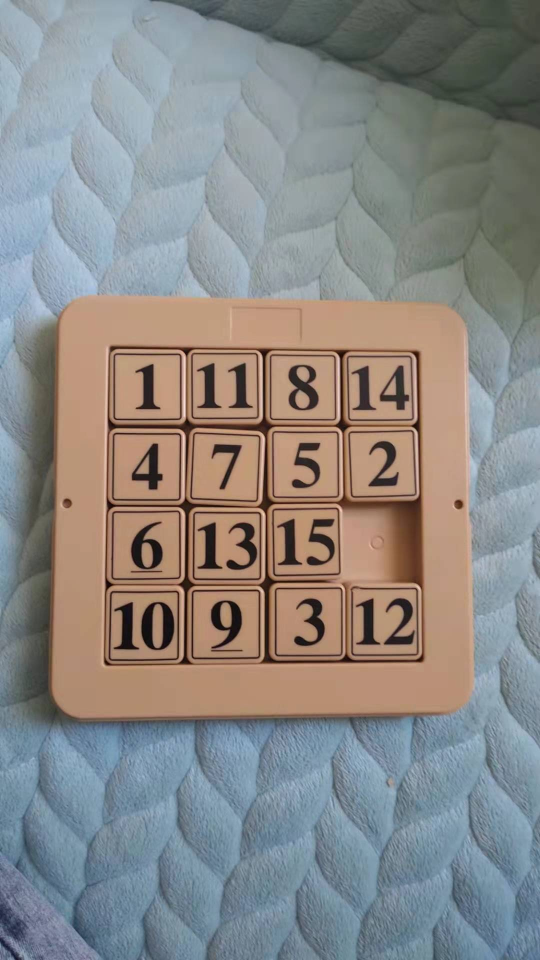
//> input picture z_opencv/h2.jpg, 1080 x 1920 px (shown at 1/2 size)
$ ./demo_sift   (built with g++ and OpenCV 4)
//> lines starting //> are read from the running program, lines starting //| are printed output that depends on the picture
### z_opencv/CvUtils.h
#pragma once
#include <opencv2/opencv.hpp>
#include <iostream>


class CvUtils
{
public:
	//显示窗口设置
    //参数  img 显示的图像源，
    //      winname 显示的窗口名称,
    //      pointx  显示的坐标x
    //      pointy  显示的坐标y
	static void SetShowWindow(cv::Mat img, std::string winname, int pointx, int pointy);

    //设置图像显示大小，根据设置的默认最大宽高度，超出的话自动进行缩放
    //参数  frame  源图像
    //      maxwidth 默认的最大宽度
    //      maxheight 默认的最大高度
    static void MatResize(cv::Mat& frame, int maxwidth = 800, int maxheight = 600);

    //vecpt和vecpt2f转换
    static std::vector<cv::Point> Pt2fsToPts(std::vector<cv::Point2f>& vecpt2f);
    static std::vector<cv::Point2f> PtsToPt2fs(std::vector<cv::Point>& vecpt);


    //求图像像素值的中位数
    static int GetMatMidVal(cv::Mat& img);

    //大津法返回阈值
    static int GetMatOTSU(cv::Mat& img);

    //求图像自动阈值的最小最大数
    //calctype 0-中位数  1-大津法求阈值
    static void GetMatMinMaxThreshold(cv::Mat& img, int& minval, int& maxval,
        int calctype = 0, float sigma = 0.5);


    //根据中心点找四角最远的点
    static void GetRectPoints(cv::Point2f vetPoints[], cv::Point2f center, std::vector<cv::Point> convex);
    //根据最小矩形点找最近的四边形点
    static void GetPointsFromRect(cv::Point2f vetPoints[], cv::Point2f rectPoints[], std::vector<cv::Point> convex);

    //采用重新定义点做直线拟合后找到的对应点
    static void GetPointsFromFitline(cv::Point2f newPoints[], cv::Point2f vetPoints[], cv::Point2f rectPoints[], float dist = 15.0f);

    //求两条直线的交点
    static cv::Point2f GetCrossPoint(cv::Vec4f Line1, cv::Vec4f Line2);

    //检测旋转矩形是否超出图像边界
    static bool CheckRectBorder(cv::Mat& img, cv::RotatedRect rect);

    //排序旋转矩形坐标点
    static void SortRotatedRectPoints(cv::Point2f vetPoints[], cv::RotatedRect rect, int flag = 0);

    //计算距离
    static float CalcPointDistance(cv::Point2f point1, cv::Point2f point2);

    //计算夹角
    static double CalcAngle(cv::Point pt1, cv::Point pt2, cv::Point pt0);
};

### z_opencv/CvUtils.cpp
#include "CvUtils.h"

void CvUtils::SetShowWindow(cv::Mat img, std::string winname, int pointx, int pointy)
{
	//设置显示窗口
	cv::namedWindow(winname, cv::WindowFlags::WINDOW_NORMAL);
	//设置图像显示大小
	resizeWindow(winname, img.size());
	//设置图像显示位置
	cv::moveWindow(winname, pointx, pointy);
}

void CvUtils::MatResize(cv::Mat& frame, int maxwidth, int maxheight)
{
	double scale;
	//判断图像是水平还是垂直
	bool isHorizontal = frame.cols > frame.rows ? true : false;

	//根据水平还是垂直计算缩放
	if (isHorizontal) {
		if (frame.cols > maxwidth) {
			scale = (double)maxwidth / frame.cols;
			resize(frame, frame, cv::Size(0, 0), scale, scale);
		}
	}
	else {
		if (frame.rows > maxheight) {
			scale = (double)maxheight / frame.rows;
			resize(frame, frame, cv::Size(0, 0), scale, scale);
		}
	}
}

// [410 lines left out: functions Pt2fsToPts, PtsToPt2fs, GetMatMidVal, GetMatOTSU, GetMatMinMaxThreshold, GetRectPoints and 7 more, not called in this run]

### z_opencv/demo_sift.cpp
#include<iostream>
#include<opencv2/opencv.hpp>
#include"CvUtils.h"


using namespace std;
using namespace cv;


int main(int argc, char** argv) {
    string path1 = "/home/liuxh/code/islam/z_opencv/h2.jpg";
    string path2 = "/home/liuxh/code/islam/z_opencv/h3.jpg";

    Mat src = imread(path1);
//> src is the input picture: 1920 rows x 1080 cols, CV_8UC3; mean B, G, R 134.1, 136.1, 137.4
    CvUtils::MatResize(src);
//> in MatResize, `resize(frame, frame, cv::Size(0, 0), scale, scale);`:
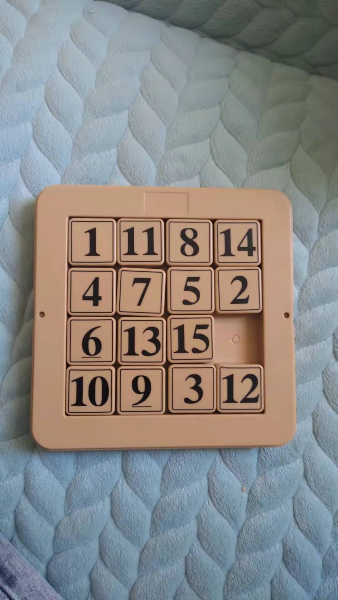
//> frame: 600 rows x 338 cols, CV_8UC3; mean B, G, R 134, 136, 137.3
    CvUtils::SetShowWindow(src, "src", 10, 20);
    imshow("src", src);


    Mat src2 = imread(path2);
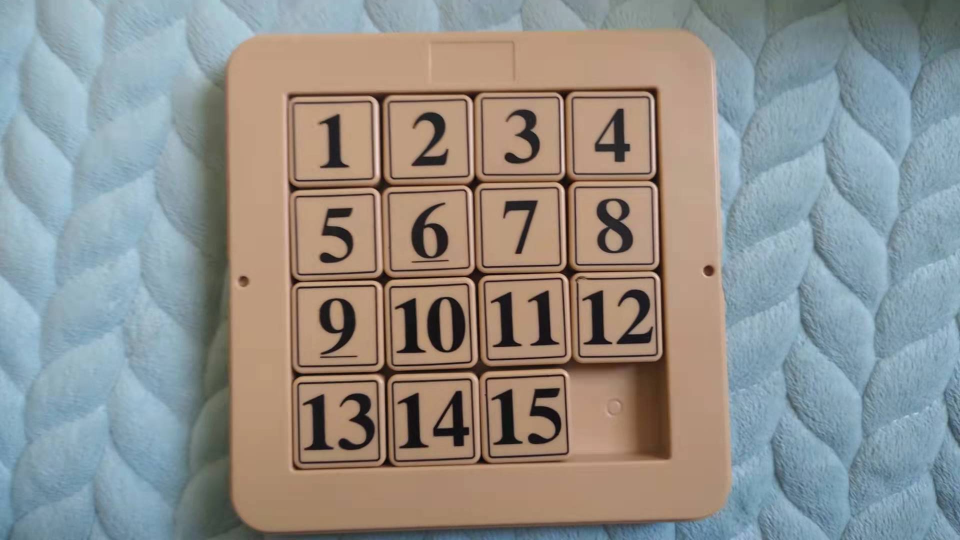
//> input picture z_opencv/h3.jpg, 1920 x 1080 px (shown at 1/2 size)
//> src2 is the input picture: 1080 rows x 1920 cols, CV_8UC3; mean B, G, R 140.1, 143.9, 144.9
    CvUtils::MatResize(src2);
//> call 2 of MatResize, with maxwidth = 800, maxheight = 600
//> in MatResize (call 2), `resize(frame, frame, cv::Size(0, 0), scale, scale);`:
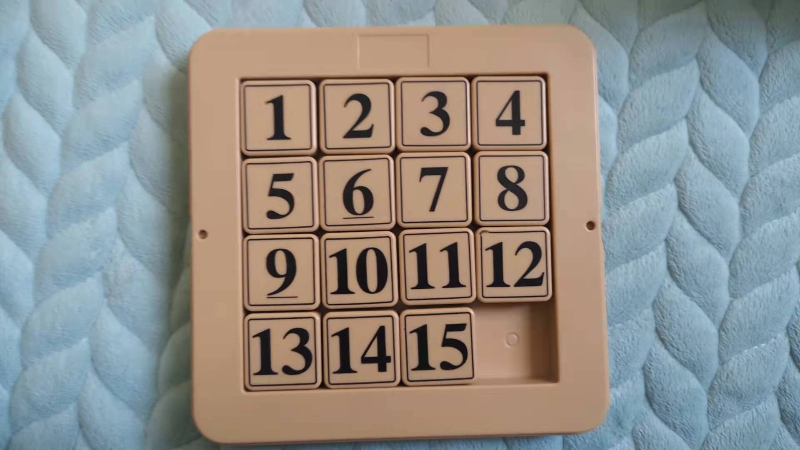
//> frame: 450 rows x 800 cols, CV_8UC3; mean B, G, R 140.1, 143.8, 144.9
    CvUtils::SetShowWindow(src2, "src2", 300, 20);
    imshow("src2", src2);


    //定义Sift的基本参数
    int numFeatures = 500;
    //创建detector存放到KeyPoints中
    Ptr<SIFT> detector = SIFT::create(numFeatures);
    vector<KeyPoint> keypoints, keypoints2;
    detector->detect(src, keypoints);
//> keypoints = 426 keypoints; strongest (x, y, size): (145, 353, 4.1), (68, 365, 2.8), (187, 400, 4.1), (186, 302, 4.1)
    detector->detect(src2, keypoints2);
//> keypoints2 = 500 keypoints; strongest (x, y, size): (272, 215, 6.6), (425, 131, 6.4), (591, 225, 5.8), (287, 370, 6.5)
    //打印Keypoints
    cout << "Keypoints:" << keypoints.size() << endl;
//| Keypoints:426
    cout << "Keypoints2:" << keypoints2.size() << endl;
//| Keypoints2:500


    Mat drawsrc, drawsrc2;
    drawKeypoints(src, keypoints, drawsrc);
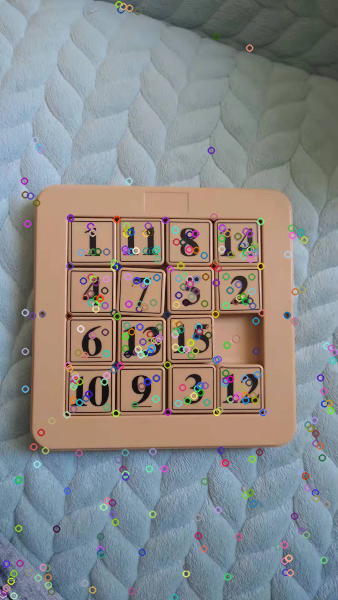
//> drawsrc: 600 rows x 338 cols, CV_8UC3; mean B, G, R 135, 136.5, 137.4
    CvUtils::SetShowWindow(drawsrc, "drawsrc", 10, 20);
    imshow("drawsrc", drawsrc);
    drawKeypoints(src2, keypoints2, drawsrc2);
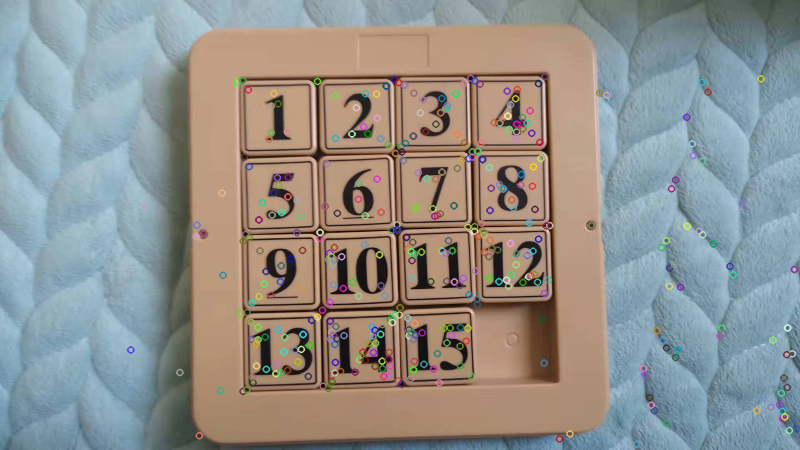
//> drawsrc2: 450 rows x 800 cols, CV_8UC3; mean B, G, R 140.7, 144.3, 144.9
    CvUtils::SetShowWindow(drawsrc2, "drawsrc2", 300, 20);
    imshow("drawsrc2", drawsrc2);


    //计算特征点描述符,特征向量提取
    Mat dstSIFT, dstSIFT2;
    Ptr<SiftDescriptorExtractor> descriptor = SiftDescriptorExtractor::create();
    descriptor->compute(src, keypoints, dstSIFT);
    descriptor->compute(src2, keypoints2, dstSIFT2);
    cout << dstSIFT.cols << endl;
//| 128
    cout << dstSIFT2.rows << endl;
//| 500


    //进行BFMatch暴力匹配
    BFMatcher matcher(NORM_L2);
    //定义匹配结果变量
    vector<DMatch> matches;
    //实现描述符之间的匹配
    matcher.match(dstSIFT, dstSIFT2, matches);
//> matches = 426 matches


    //定义向量距离的最大值与最小值
    double max_dist = 0;
    double min_dist = 1000;
    for (int i = 1; i < dstSIFT.rows; ++i)
    {
        //通过循环更新距离，距离越小越匹配
        double dist = matches[i].distance;
        if (dist > max_dist)
            max_dist = dist;
        if (dist < min_dist)
            min_dist = dist;
    }
//> this loop made 425 passes
//> (dist, max_dist, min_dist) on pass 1: (267.2, 267.2, 267.2)
//> (dist, min_dist) on passes 2, 14, 24, 28, 40, 46: (265.3, 265.3), (182.5, 182.5), (182.4, 182.4), (140.1, 140.1), (75.29, 75.29), (70.14, 70.14)
//> after the loop, max_dist = 442.5; min_dist = 32.88
    cout << "min_dist=" << min_dist << endl;
//| min_dist=32.8786
    cout << "max_dist=" << max_dist << endl;
//| max_dist=442.45
    //匹配结果筛选
    vector<DMatch> goodMatches;
    for (int i = 0; i < matches.size(); ++i)
    {
        double dist = matches[i].distance;
        if (dist < 2 * min_dist)
            goodMatches.push_back(matches[i]);
    }
//> this loop made 426 passes
//> dist on passes 1 to 3: 219.6, 267.2, 265.3
    cout << "goodMatches:" << goodMatches.size() << endl;
//| goodMatches:40


    Mat result;
    //匹配特征点天蓝色，单一特征点颜色随机
    drawMatches(src, keypoints, src2, keypoints2, goodMatches, result,
                Scalar(255, 255, 0), Scalar::all(-1));
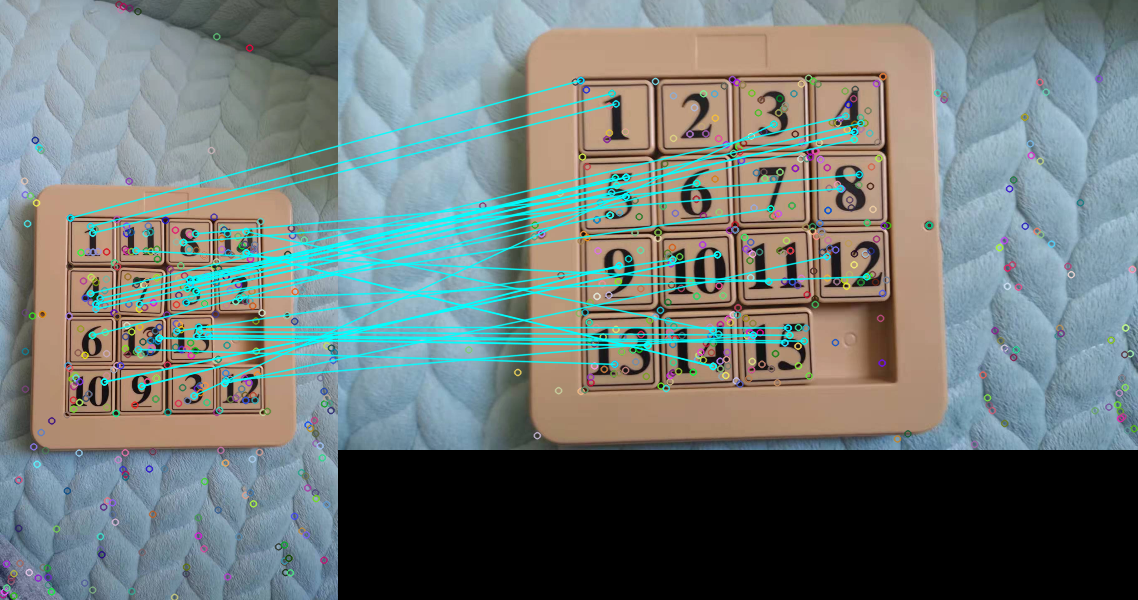
//> result: 600 rows x 1138 cols, CV_8UC3; mean B, G, R 119, 121.1, 111.5
    CvUtils::SetShowWindow(result, "Result", 100, 20);
    imshow("Result", result);


    waitKey(0);
    return 0;
}
